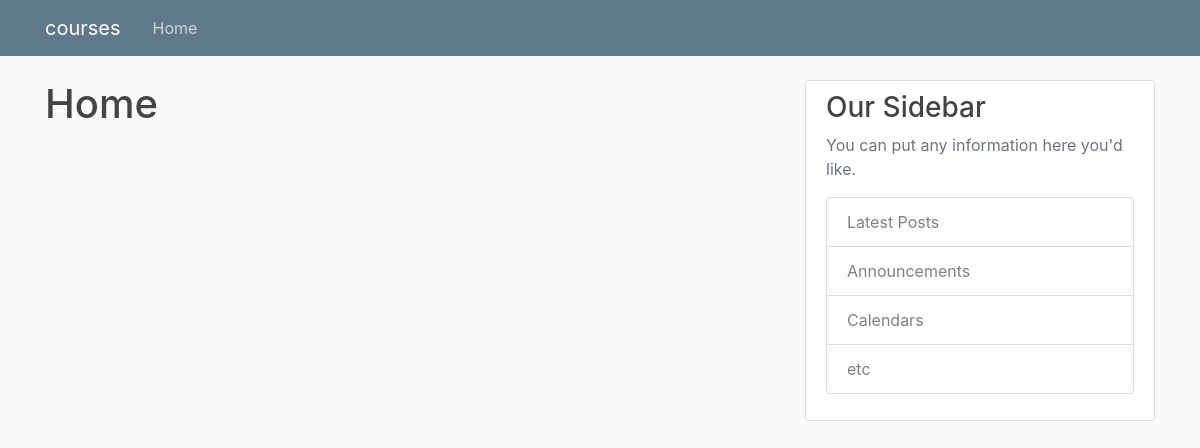
Page /courses/ on the earlier database version.
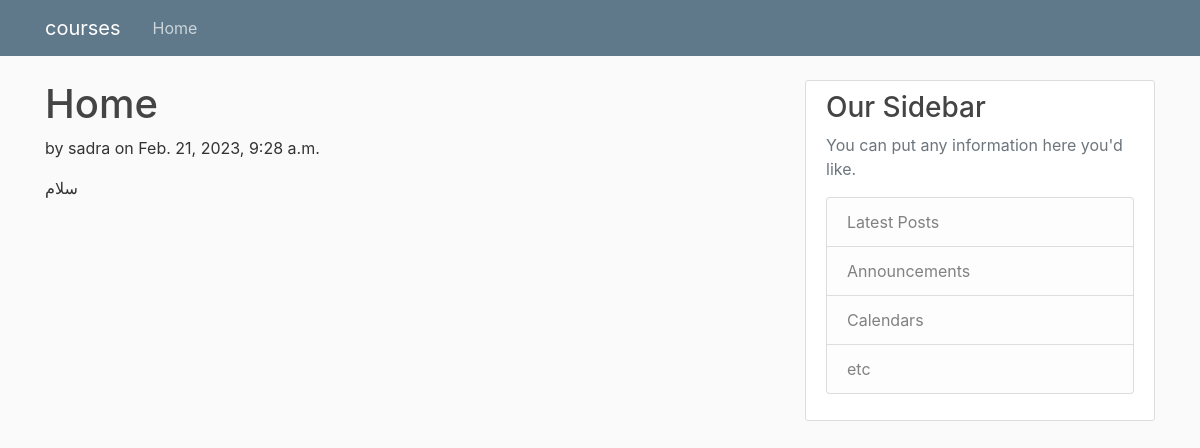
Same page on the later database version.
### courses/models.py (models this page shows, shortened)
class Tutorial(models.Model):
    tutorial_name = models.CharField(max_length=40, default='')
    tutorial_creator = models.ForeignKey(UserProfile, on_delete=models.CASCADE)
    tutorial_type = models.IntegerField(default=0)
    tutorial_price = models.IntegerField(default=0)
    tutorial_discount = models.IntegerField(default=0)
    tutorial_image = models.ImageField(upload_to='tutorial_images', blank=True)
    tutorial_content = models.TextField(default='')
    tutorial_file = models.FileField(upload_to='tutorial_files', blank=True)
    status = models.IntegerField(default=0)
    created_at = models.DateTimeField(default=timezone.now)

### users/models.py (models this page shows)
class UserProfile(models.Model):
    user = models.OneToOneField(User, on_delete=models.CASCADE)
    father_name = models.CharField(max_length=30, default='')
    phone = models.CharField(max_length=30, default='', unique=True)
    online_or_offline = models.IntegerField(default=0)
    role = models.ForeignKey(Role, on_delete=models.CASCADE, default=4)
    profile_picture = models.ImageField(upload_to='profile_pictures', blank=True)
    created_at = models.DateTimeField(default=timezone.now)
    def __str__(self):
        return self.user.username

### courses/views.py (the view)
# urls.py: path('', views.home, name='accounting-home'),
def home(request):
    context = {
        'tutorials': Tutorial.objects.all()
    }
    return render(request, 'courses/home.html', context)

### courses/templates/courses/home.html (shortened to what this page needs)
{% extends 'courses/base.html' %}
{% block content %}
    <h1>Home</h1>
    {% for tutorial in tutorials %}
        <p>by {{ tutorial.tutorial_creator }} on {{ tutorial.created_at}} </p>
        <p>{{ tutorial.tutorial_content }}</p>
    {% endfor %}
{% endblock %}

Differences in the rows shown:
added Tutorial: tutorial_creator "sadra", created_at "Feb. 21, 2023, 9:28 a.m.", tutorial_content "سلام"
